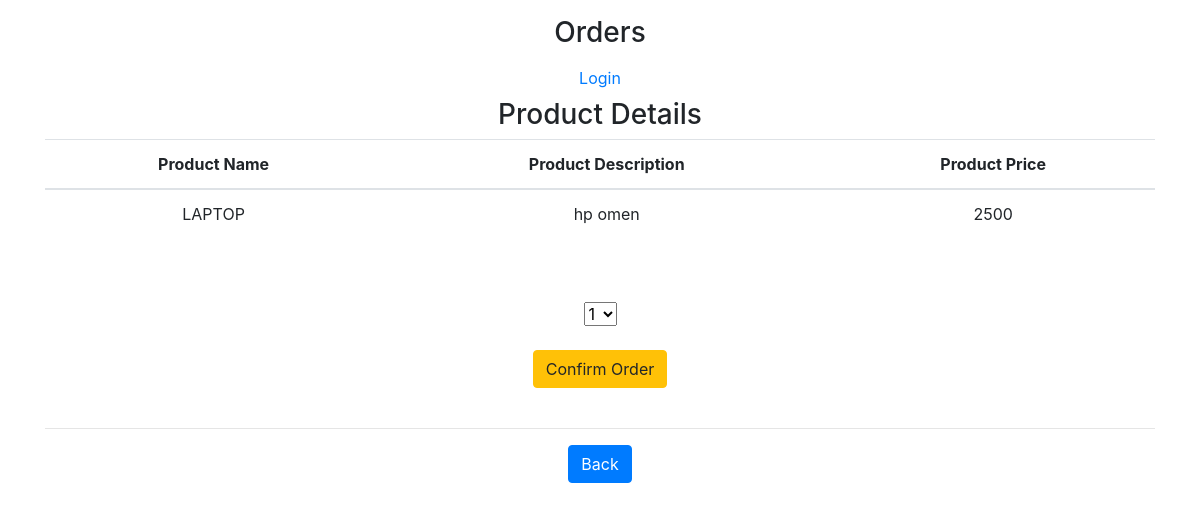
The page /accounts/place-order/6 on the database its author committed.
### accounts/models.py (models this page shows)
class AddProductModel(models.Model):
    product_name = models.CharField(max_length=20, choices=CATEGORIES)
    product_description = models.CharField(max_length=100)
    product_price = models.IntegerField()
    product_quantity = models.IntegerField(default=0)

### accounts/views.py (the view, shortened to what this page needs)
# urls.py: path('place-order/<int:id>', views.placeOrder, name='place-order'),
def placeOrder(request, id):
    username = request.user
    productDetail = AddProductModel.objects.get(pk=id)
    context = {'productDetail': productDetail, 'username': username}
    return render(request, 'place-order.html', context)

### templates/place-order.html (shortened to what this page needs)
{% extends 'base.html' %}
{% load static %}
{% load bootstrap4 %}
{% block body %}
<div class="container m-md-6">
        <h3> Product Details </h3>
        <table class="table">
            <thead>
            <tr>
                <th>Product Name</th>
                <th>Product Description</th>
                <th>Product Price</th>
            </tr>
            </thead>
            <tbody>
            <tr>
                <td>{{ productDetail.product_name }}</td>
                <td>{{ productDetail.product_description }}</td>
                <td>{{ productDetail.product_price }}</td>
            </tr>
            </tbody>
        </table>
        <br>
        <br>
        <form action="" method="POST">
            <select name="product_quantity">
                <option value=1>1</option>
            </select>
            <br>
            <br>
            <input class="btn btn-warning" type="submit" value="Confirm Order">
        </form>
        <br><hr>
        <a type="button" class="btn btn-primary" href="{% url 'show-product' %}">Back</a>
        </div>
        {% endblock %}

### rows shown on the page
AddProductModel: product_name "LAPTOP", product_description "hp omen", product_price "2500"
